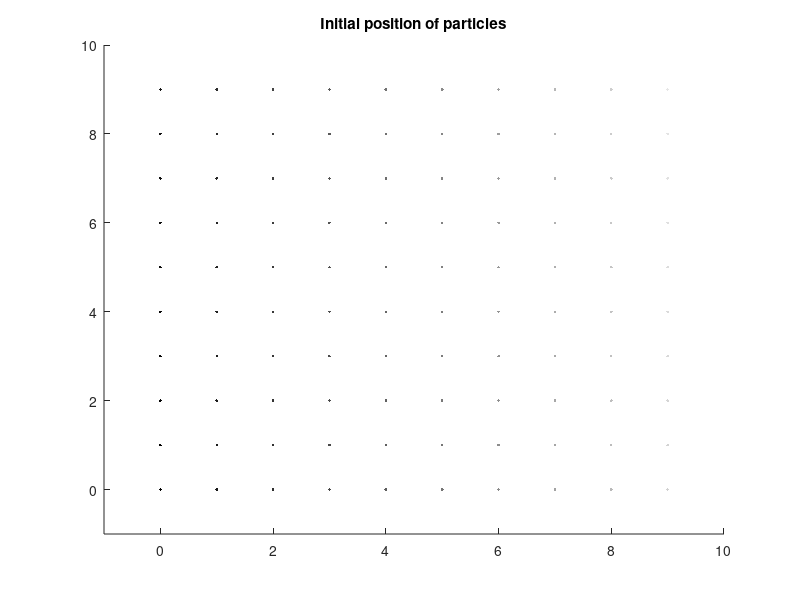
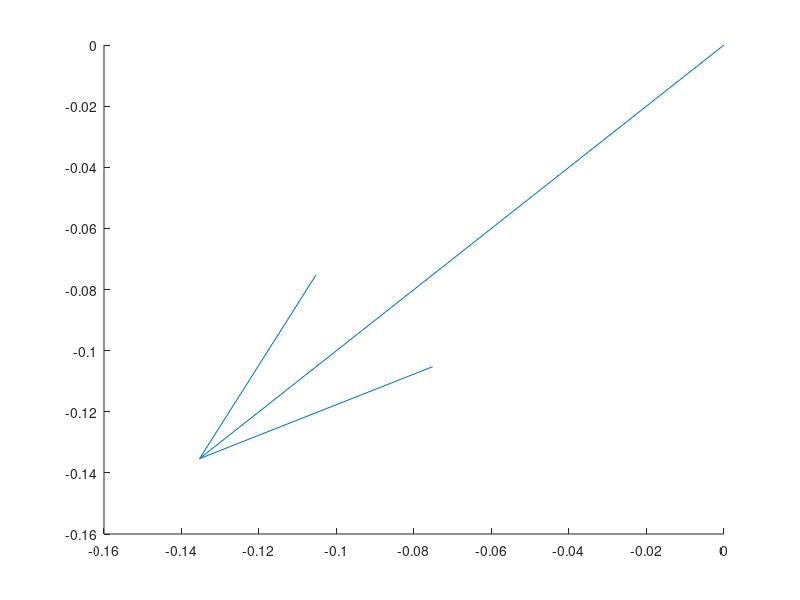

Source code (MATLAB) for these figures, in order: (Note: this script raises an error after producing the figures.)
%% Homework 10: CFD
% Author: Katherine Heidi Fehr

%% Knowns
for m = 1:10
    for n = 1:10
        x{m,n} = [m-1,n-1];
        v{m,n} = [-m*exp(-(m^2+n^2)),-n*exp(-(m^2+n^2))];
    end
end
mu = 0.1; %viscosity
rho = 1; %density
p = 10; %pressure
h = 1.3; %particle spacing?
mass = 1; %maybe? thats what lecture 27 @ 1:16:00 says?

%% Represent initial particles graphically
figure
hold on
color = repmat(linspace(0,0.9,100)',1,3);
c = 1;
for m = 1:10
    for n = 1:10
     plot(x{m,n}(1),x{m,n}(2),'.','color', color(c,:))
     c = c+1;
    end
end
xlim([-1,10])
ylim([-1,10])
title('Initial position of particles')

figure
hold on
for m = 1:10
    for n = 1:10
     q = quiver(x{m,n}(1),x{m,n}(2),v{m,n}(1),v{m,n}(2),0);
     q.Marker = '.';
    end
end
xlim([-1,10])
ylim([-1,10])
title('Velocity of particles')


%% Smoothing Function
% The following loop compares each particle to all other particles, except
% for itself
grad_vx = cell(1,100);
grad_vx(1:100) = {zeros(1,2)};
for i = 1:100

    for j = 1:100
        
        if i == j %don't compare to yourself!
            % Add setting things to ]zero
            gradiW{i,j} = [0,0];
               
        else
        
        r = norm(x{i}-x{j}); %distance between points
        R = r/h;
        
        if R >= 0 && R < 1 
            gradiW{i,j} = ((15/(7*pi*h^3))*((x{i}-x{j})/norm((x{i}-x{j})))*(((3*R^2)/2)-2*R));
        elseif R >= 1 && R < 2
            gradiW{i,j} = (15/(7*pi*h^3)*((x{i}-x{j})/norm((x{i}-x{j})))*(-1)*((2-R)^2)/2);
        elseif R >= 2
            gradiW{i,j} = (15/(7*pi*h^3)*((x{i}-x{j})/norm((x{i}-x{j})))*0);
        end
        
        grad_i = (x{i}-x{j})/r;
        grad_vx{i} = grad_vx{i} + (v{j}-v{i}).'*gradiW{i,j};
        
        end
    end
    grad_vx{i} = grad_vx{i}*(mass/rho);
end

%% Analytical Solution

for i = 1:100 
    X = x{i}(1);
    Y = x{i}(2);
    
    vA(1,1) = (2*X^2+4*X+1)*exp(-((X+1)^2+(Y+1)^2));
    vA(1,2) = -2*(X+1)*(Y+1)*exp(-((X+1)^2+(Y+1)^2));
    vA(2,1) = -2*(X+1)*(Y+1)*exp(-((X+1)^2+(Y+1)^2));
    vA(2,2) = (2*Y^2+4*Y+1)*exp(-((X+1)^2+(Y+1)^2));
    
    vAll{i} = vA;
  
end

% Compare a few points:
clc
error = (grad_vx{55}-vAll{55})./vAll{55};
disp('Error in middle of area (Point 55):')
disp(error)

error = (grad_vx{5}-vAll{5})./vAll{5};
disp('Error at edge of area (Point 5):')
disp(error)

error = (grad_vx{99}-vAll{99})./vAll{99};
disp('Error at edge of area (Point 99):')
disp(error)

for i = 1:100
    errorT = abs((grad_vx{i}-vAll{i})./vAll{i});
    maxEperP = max(max(errorT));
    minEperP = min(min(errorT));
    errorA{i} = errorT;
    maxA(i) = maxEperP;
    minA(i) = minEperP;
end
disp('Max Error')
disp(max(maxA))
disp('Min Error')
disp(min(minA))

%% Part (4)
sum1 = 0;
sum2 = 0;

alpha = 1;
beta = 2;
for i = 1:100
    for j = 1:100
        sum1 = sum1 + (mass/rho)*v{j}(beta)*gradiW{i}(alpha);
        sum2 = sum2 + (mass/rho)*v{j}(alpha)*gradiW{i}(beta);
        if alpha == beta
            epsilon{i} = sum1+sum2+([v{i}(beta) v{i}(alpha)]*[gradiW{i}(alpha);gradiW{i}(beta)])-(2/3)*dot(v{j},gradiW{j});
        else
            epsilon{i} = sum1+sum2;
        end
    end
    sum1 = 0;
    sum2 = 0;
end

